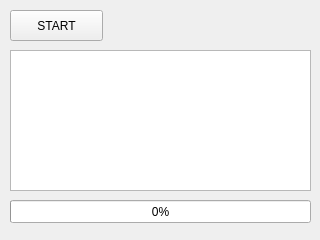
<?xml version="1.0" encoding="UTF-8"?>
<ui version="4.0">
 <class>Form</class>
 <widget class="QWidget" name="Form">
  <property name="geometry">
   <rect>
    <x>0</x>
    <y>0</y>
    <width>320</width>
    <height>240</height>
   </rect>
  </property>
  <property name="windowTitle">
   <string>Form</string>
  </property>
  <widget class="QPushButton" name="btnStart">
   <property name="geometry">
    <rect>
     <x>10</x>
     <y>10</y>
     <width>93</width>
     <height>31</height>
    </rect>
   </property>
   <property name="text">
    <string>START</string>
   </property>
  </widget>
  <widget class="QTextBrowser" name="txbLog">
   <property name="geometry">
    <rect>
     <x>10</x>
     <y>50</y>
     <width>301</width>
     <height>141</height>
    </rect>
   </property>
  </widget>
  <widget class="QProgressBar" name="pgbTask">
   <property name="geometry">
    <rect>
     <x>10</x>
     <y>200</y>
     <width>301</width>
     <height>23</height>
    </rect>
   </property>
   <property name="value">
    <number>0</number>
   </property>
  </widget>
 </widget>
 <resources/>
 <connections/>
</ui>
